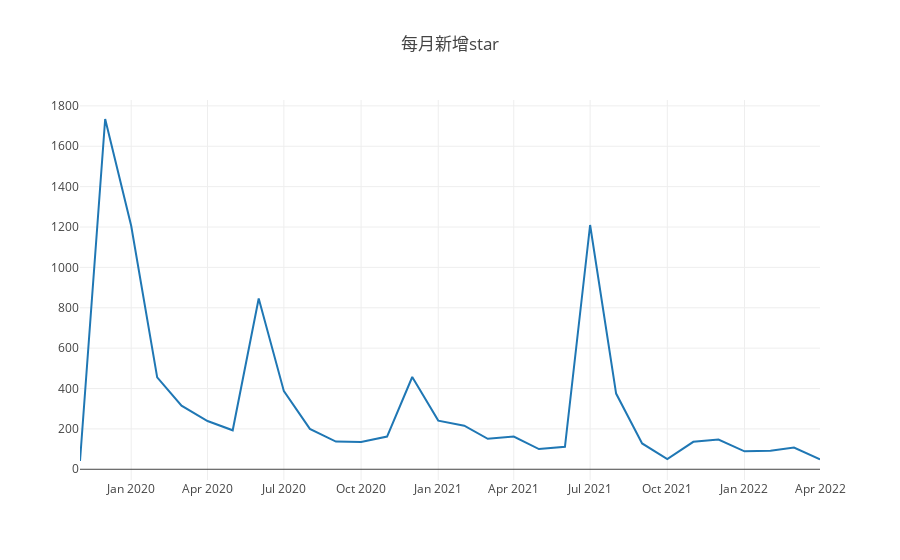

This figure's notebook cell:
### Code cell
openDigger.render.plotly([{
        x: all.map(d => d.year.toString()+'-'+d.month.toString()),
        y: all.map(d => d.star),
        name: '新增star',mode: 'scatter'
    }], {title: `每月新增star`, xasix: { type: 'category' } })

### Figure 1 — Plotly figure (JSON) as saved in the notebook; plotly's stock layout.template omitted (floating-point values rounded to 4 significant figures)
{"data": [{"mode": "scatter", "name": "新增star", "x": ["2019-11", "2019-12", "2020-1", "2020-2", "2020-3", "2020-4", "2020-5", "2020-6", "2020-7", "2020-8", "2020-9", "2020-10", "2020-11", "2020-12", "2021-1", "2021-2", "2021-3", "2021-4", "2021-5", "2021-6", "2021-7", "2021-8", "2021-9", "2021-10", "2021-11", "2021-12", "2022-1", "2022-2", "2022-3", "2022-4"], "y": ["41", "1735", "1206", "455", "315", "239", "193", "846", "387", "200", "137", "135", "162", "457", "241", "216", "151", "162", "100", "111", "1210", "375", "128", "51", "136", "147", "89", "92", "108", "49"]}], "layout": {"autosize": true, "title": {"text": "每月新增star"}, "xasix": {"type": "category"}, "xaxis": {"autorange": true, "range": ["2019-11-01", "2022-04-01"], "type": "date"}, "yaxis": {"autorange": true, "range": [-53.11, 1829.0], "type": "linear"}}}
